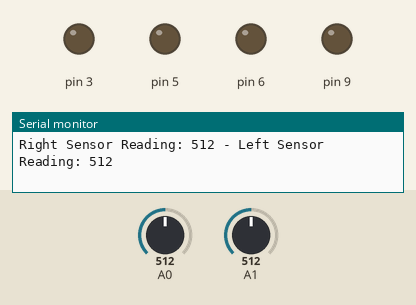
Simulated run of this sketch. Board: Arduino Uno, built with avr-gcc and run on an emulated ATmega328P. Shown: output pins drawn as LEDs (lit = HIGH), the last lines printed to the serial monitor. Inputs (shaded band) come from the test bench; at power-on: A0 = 512, A1 = 512.

Above: at 1.2 s.
1.3 s: A0 set to 594
2.8 s: A0 set to 611
At 3.4 s:
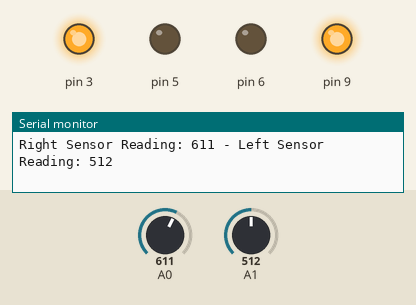
4.3 s: A1 set to 1023
At 5.1 s:
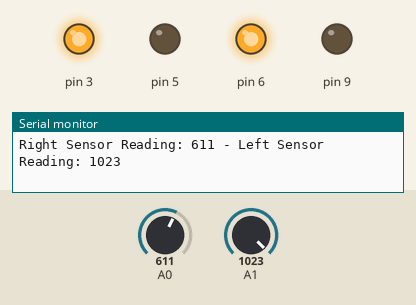
5.8 s: A0 set to 0
At 6.7 s:
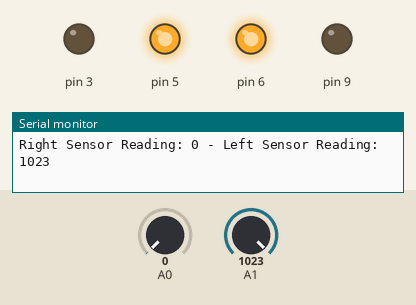
7.3 s: A1 set to 1010
10.3 s: A1 set to 991
Timing chart, 0 to 12.8 s (numbered marks = the images above; inputs shaded):
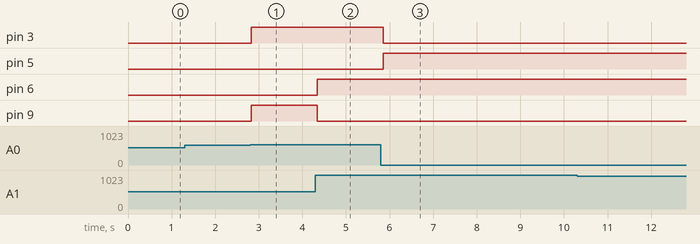

The sketch:

metu.ino
```cpp
/*
loop() fonksiyonu sürekli olarak çalışır.
Her döngüde, readRightSensor() ve readLeftSensor() metodlarıyla sağ ve sol çizgi izleyici sensörlerin değerleri okunur.
Okunan sensör değerleri, rightSensorValue ve leftSensorValue değişkenlerine atanır.
Ardından, bu değerler seri monitöre yazdırılır.
if-else yapısı ile sensör değerlerine göre robotun hareketi belirlenir:
Eğer her iki sensör de beyaz bir zemin üzerindeyse (rightSensorValue > 600 && leftSensorValue > 600), robot ileriye doğru hareket eder (robot.forward()).
Eğer sağ sensör siyah bir çizgiyi görüyorsa ve sol sensör beyaz bir zemin üzerindeyse (rightSensorValue > 600 && leftSensorValue < 600), robot sağa doğru döner (robot.turnRight()).
Eğer sol sensör siyah bir çizgiyi görüyorsa ve sağ sensör beyaz bir zemin üzerindeyse (rightSensorValue < 600 && leftSensorValue > 600), robot sola doğru döner (robot.turnLeft()).
Eğer her iki sensör de siyah bir çizgiyi görüyorsa (rightSensorValue < 600 && leftSensorValue < 600), robot durur (robot.stop()).
delay(100) fonksiyonu, her döngü arasında 0.1 saniye bekleme süresi sağlar.
*/


class LineFollowingRobot {
  private:
    // Pin definitions
    int leftMotorA;
    int leftMotorB;
    int rightMotorA;
    int rightMotorB;
    int rightSensor;
    int leftSensor;

  public:
    // Constructor method
    LineFollowingRobot(int pinLeftMotorA, int pinLeftMotorB, int pinRightMotorA, int pinRightMotorB, int pinLeftSensor, int pinRightSensor) {
      leftMotorA = pinLeftMotorA;
      leftMotorB = pinLeftMotorB;
      rightMotorA = pinRightMotorA;
      rightMotorB = pinRightMotorB;
      leftSensor = pinLeftSensor;
      rightSensor = pinRightSensor;

      // Set motor pins as output
      pinMode(leftMotorA, OUTPUT);
      pinMode(leftMotorB, OUTPUT);
      pinMode(rightMotorA, OUTPUT);
      pinMode(rightMotorB, OUTPUT);

      // Set sensor pins as input
      pinMode(leftSensor, INPUT);
      pinMode(rightSensor, INPUT);
    }

    // Move the robot forward
    void forward() {
      digitalWrite(leftMotorA, HIGH);
      digitalWrite(leftMotorB, LOW);
      digitalWrite(rightMotorA, HIGH);
      digitalWrite(rightMotorB, LOW);
    }

    // Move the robot backward
    void backward() {
      digitalWrite(leftMotorA, LOW);
      digitalWrite(leftMotorB, HIGH);
      digitalWrite(rightMotorA, LOW);
      digitalWrite(rightMotorB, HIGH);
    }

    // Turn the robot right
    void turnRight() {
      digitalWrite(leftMotorA, HIGH);
      digitalWrite(leftMotorB, LOW);
      digitalWrite(rightMotorA, LOW);
      digitalWrite(rightMotorB, HIGH);
    }

    // Turn the robot left
    void turnLeft() {
      digitalWrite(leftMotorA, LOW);
      digitalWrite(leftMotorB, HIGH);
      digitalWrite(rightMotorA, HIGH);
      digitalWrite(rightMotorB, LOW);
    }

    // Stop the robot
    void stop() {
      digitalWrite(leftMotorA, LOW);
      digitalWrite(leftMotorB, LOW);
      digitalWrite(rightMotorA, LOW);
      digitalWrite(rightMotorB, LOW);
    }

    // Read the left sensor value
    int readLeftSensor() {
      return analogRead(leftSensor);
    }

    // Read the right sensor value
    int readRightSensor() {
      return analogRead(rightSensor);
    }
};

// Create a LineFollowingRobot object
LineFollowingRobot robot(3, 5, 6, 9, A1, A0);

void setup() {
  // Start serial communication
  Serial.begin(9600);
}

void loop() {
  // Read sensor values
  int rightSensorValue = robot.readRightSensor();
  int leftSensorValue = robot.readLeftSensor();

  // Print sensor values to serial monitor
  Serial.print("Right Sensor Reading: ");
  Serial.print(rightSensorValue);
  Serial.print(" - Left Sensor Reading: ");
  Serial.println(leftSensorValue);

  // Move according to sensor values
  if (rightSensorValue > 600 && leftSensorValue > 600) {
    robot.forward(); // Go forward when both sensors detect white line
  } else if (rightSensorValue > 600 && leftSensorValue < 600) {
    robot.turnRight(); // Turn right when the right sensor detects black line
  } else if (rightSensorValue < 600 && leftSensorValue > 600) {
    robot.turnLeft(); // Turn left when the left sensor detects black line
  } else {
    robot.stop(); // Stop when both sensors detect black line
  }

  // Wait for a bit
  delay(100);
}
```

Measured:
- the behaviour switches between 600 and 601 on A0 (found by bisection; images 0 and 1)
- after the input at 2.8 s, pin 3, pin 9: LOW → HIGH at once
- after the input at 4.3 s, pin 6: LOW → HIGH at once; pin 9: HIGH → LOW at once
- after the input at 5.8 s, pin 3: HIGH → LOW after 0.05 s; pin 5: LOW → HIGH after 0.05 s
